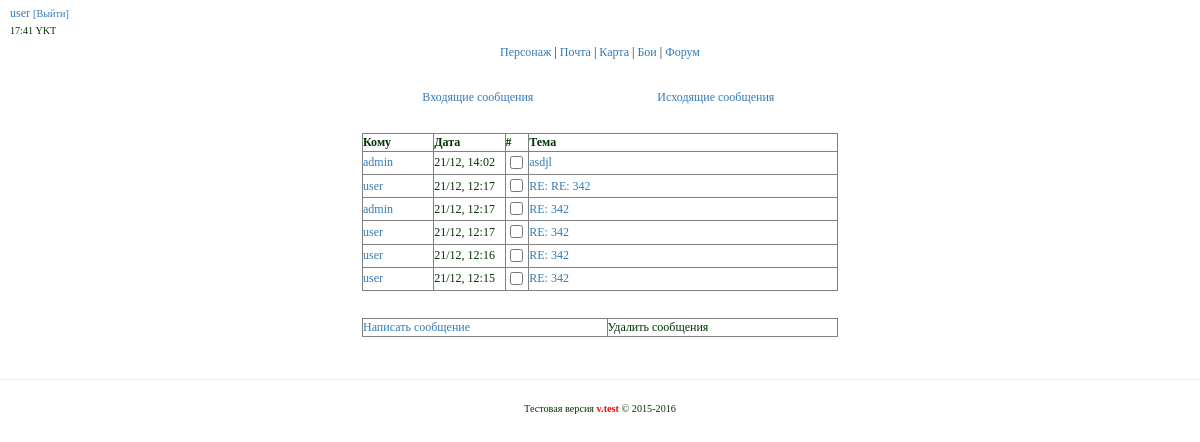
Screenshot of /mail/outbox (signed in) with the database file from the repository.
### tables this page shows
CREATE TABLE IF NOT EXISTS `mail` (
  `id` int(11) unsigned NOT NULL AUTO_INCREMENT,
  `sender` varchar(255) NOT NULL,
  `receiver` varchar(255) NOT NULL,
  `date` varchar(255) NOT NULL,
  `title` varchar(255) NOT NULL,
  `text` text NOT NULL,
  PRIMARY KEY (`id`)
);

### app/core/viewClass.php (called while the page is built)
<?php
class View {
    public function render($title,$content,$template,$data=null,$data2=null,$data3=null) {
        include 'app/views/'.$template;
    }
}

### app/controllers/controllerMail.php (called while the page is built, shortened)
<?php
class ControllerMail extends Controller {
    public function __construct(){
        $this->model = new ModelMail();
        $this->view = new View();
    }
    public function actionOutbox() {
        $login = $_COOKIE['login'];
        $data = $this->model->getOutboxMailByUser($login);
        $this->view->render('Почта', 'mail/outbox.php', 'template.php', $data);
    }
}

### app/start.php (called while the page is built, shortened)
<?php
require_once 'core/viewClass.php';
require_once 'core/modelClass.php';
Router::run();

### index.php (called while the page is built, shortened)
<?php
require_once 'app/start.php';

### app/core/modelClass.php (called while the page is built, shortened)
<?php
class Model {
    public $mysqli;
    public function __construct() {
        $this->mysqli = new mysqli(Config::DBHOST,Config::DBUSER,Config::DBPASS,Config::DBNAME);
        $this->mysqli->query("SET NAMES 'utf8'");
    }
    public function query($query) {
        return $this->mysqli->query($query);
    }
    public function select($query) {
        $res = $this->query($query);
        $ret = [];
        while($row = mysqli_fetch_assoc($res)) {
            $ret[] = $row;
        }
        return $ret;
    }
}

### app/models/modelMail.php (called while the page is built, shortened)
<?php
class ModelMail extends Model {
    public function getOutboxMailByUser($login) {
        $data = "SELECT * FROM `mail` WHERE `sender` = '$login' ORDER BY `id` DESC";
        $data = $this->select($data);
        return $data;
    }
}

### app/views/mail/outbox.php (the view)
<div>
    <table align="center" width="40%">
        <tr align="center">
            <td>
                <a href="/mail/">Входящие сообщения</a>
            </td>
            <td>
                <a href="/mail/outbox">Исходящие сообщения</a>
            </td>
        </tr>
    </table>
</div>
<br>
<div class="mail">
    <table border="1" width="40%" align="center">
        <tr>
            <th width="15%">Кому</th>
            <th width="15%">Дата</th>
            <th width="5%">#</th>
            <th width="65%">Тема</th>
        </tr>
        <?php foreach($data as $mail): ;?>
            <tr>
                <td>
                    <a href="/user/info?id="><?=$mail['receiver']?></a>
                </td>
                <td>
                    <?=$mail['date']?>
                </td>
                <td align="center">
                    <input type="checkbox" name="check">
                </td>
                <td>
                    <a href="/mail/read?id=<?=$mail['id']?>"><?=$mail['title']?></a>
                </td>
            </tr>
        <?php endforeach ;?>
    </table>
</div>
<br>
<div class="mail buttons">
    <table border="1" width="40%" align="center">
        <tr>
            <td>
                <a href="/mail/new">Написать сообщение</a>
            </td>
            <td>
                Удалить сообщения
            </td>
        </tr>
    </table>
</div>

### css/style.css (style rules this page uses)
div { margin: 5px; }
body { FONT-SIZE: 9pt; COLOR: #003300; FONT-FAMILY: verdana,geneva,arial cyr; }

### rows the page displays
mail: receiver "admin", date "21/12, 14:02", title "asdjl"
mail: receiver "user", date "21/12, 12:17", title "RE: RE: 342"
mail: receiver "admin", date "21/12, 12:17", title "RE: 342"
mail: receiver "user", date "21/12, 12:17", title "RE: 342"
mail: receiver "user", date "21/12, 12:16", title "RE: 342"
mail: receiver "user", date "21/12, 12:15", title "RE: 342"

### other values shown
$_COOKIE['login'] "user"
